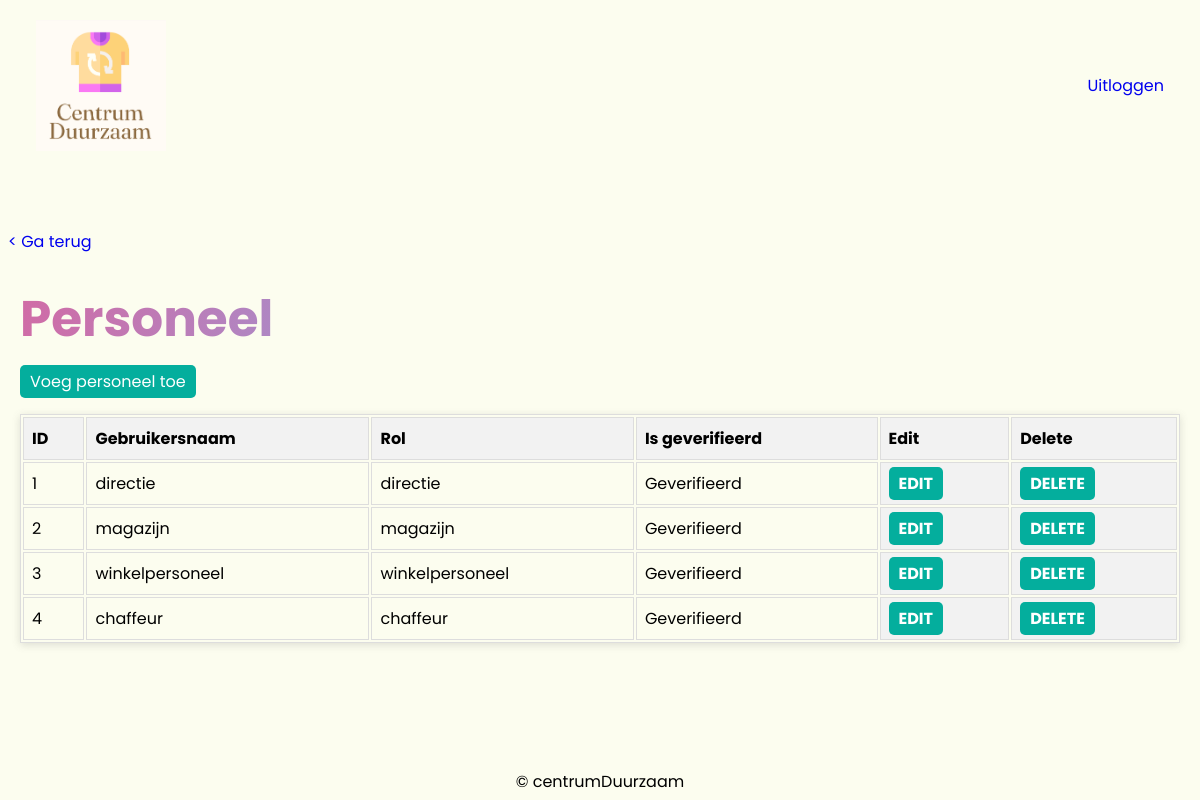
Before: /rollenPaginas/personeelPagina.php with the older database file.
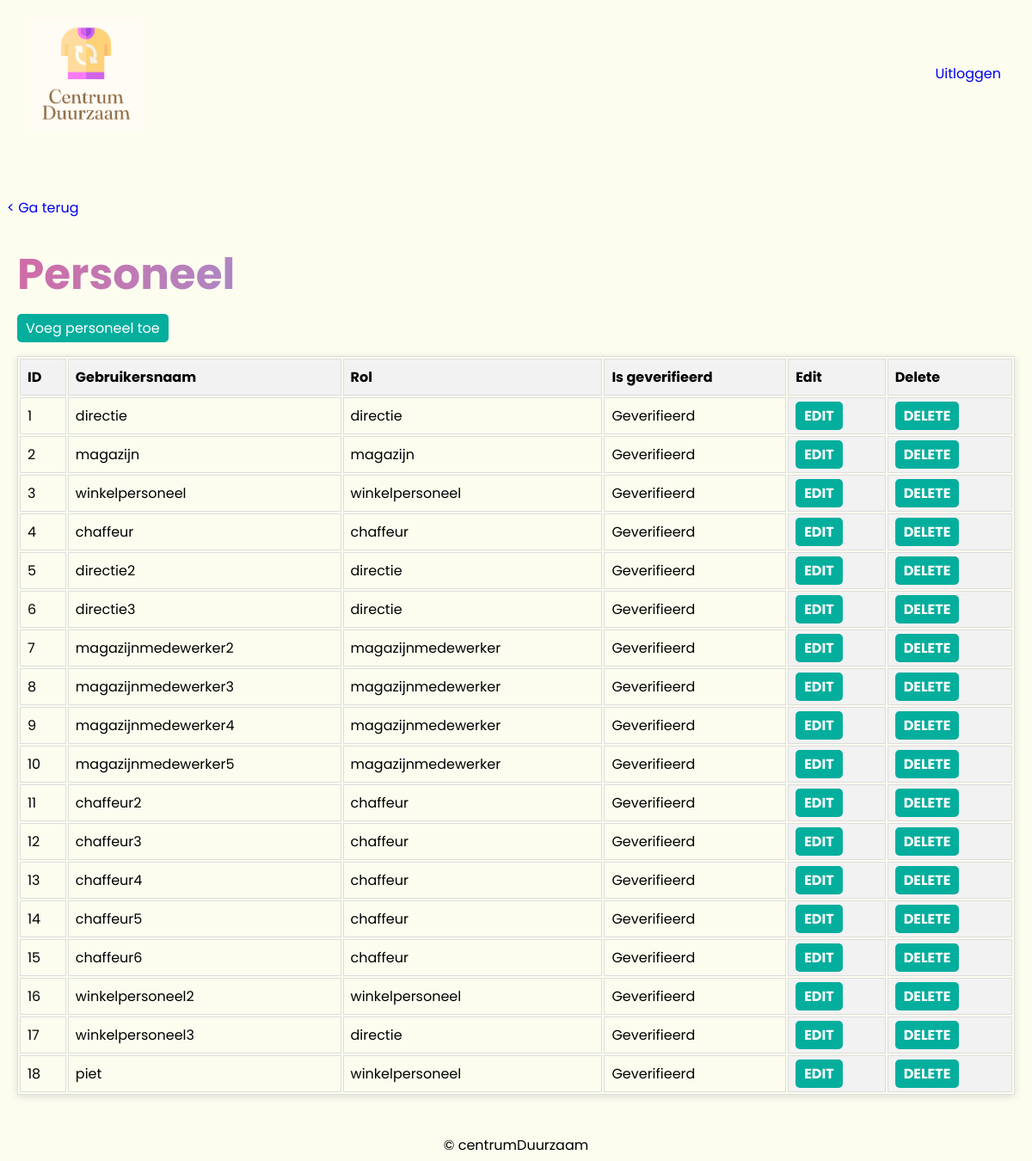
After: the same page with the newer database file.
### tables this page shows
CREATE TABLE `accounts` (
  `ID` int(11) NOT NULL,
  `Gebruikersnaam` varchar(255) NOT NULL,
  `Wachtwoord` varchar(255) NOT NULL,
  `Rol` varchar(255) NOT NULL,
  `Is_geverifieerd` tinyint(1) NOT NULL,
  `restore_id` varchar(50) NOT NULL
);

### models/Personeel.php (called while the page is built, shortened)
<?php
class Personeel {
    private $conn;
    private $table_name = "accounts";
    public function __construct($db) {
        $this->conn = $db;
    }
    public function getAllPersoneel() {
        $query = "SELECT * FROM " . $this->table_name;
        $stmt = $this->conn->prepare($query);
        $stmt->execute();
        return $stmt;
    }
}
?>

### rollenPaginas/personeelPagina.php (the view, shortened to what this page needs)
<!DOCTYPE html>
<html lang="en">
<head>
    <link rel="stylesheet" type="text/css" href="../styles.css">
</head>
<body>
    <?php include '../includes/nav.php'; ?>
    <a href="directiePagina.php" style="margin: 8px;">&lt; Ga terug</a>
    <div class="klantenPagina">
        <h1>Personeel</h1>
        <a class="nieuw" href="../rollenPaginas/worker.php">Voeg personeel toe</a>
        <?php
        include_once '../classes/db.php';
        include_once '../models/Personeel.php';
        $database = new Database();
        $db = $database->getConnection();
        $klant = new Personeel($db);
        $stmt = $klant->getAllPersoneel();
        $num = $stmt->rowCount();
        if ($num > 0) {
            echo "<table border='1'>";
            echo "<tr>";
            echo "<th>ID</th>";
            echo "<th>Gebruikersnaam</th>";
            echo "<th>Rol</th>";
            echo "<th>Is geverifieerd</th>";
            echo "<th>Edit</th>";
            echo "<th>Delete</th>";
            echo "</tr>";
            while ($row = $stmt->fetch(PDO::FETCH_ASSOC)) {
                extract($row);
                $editLink = "./worker.php?action=edit&id=" . $ID;
                $deleteLink = "./worker.php?action=delete&id=" . $ID;
                $isVerified = $Is_geverifieerd ? "Geverifieerd" : "Niet geverifieerd";
                echo "<tr>";
                echo "<td>{$ID}</td>";
                echo "<td>{$Gebruikersnaam}</td>";
                echo "<td>{$Rol}</td>";
                echo "<td>{$isVerified}</td>";
                echo "<th><a href='$editLink'>EDIT</a></th>";
                echo "<th><a href='$deleteLink'>DELETE</a></th>";
                echo "</tr>";
            }
            echo "</table>";
        } else {
            echo "<p>Geen personeel gevonden.</p>";
        }
        ?>
    </div>
    <footer>
        <p>© centrumDuurzaam</p>
    </footer>
</body>
</html>

### includes/nav.php (shortened to what this page needs)
<nav>
    <?php
    $helpers = new Helpers();
    if (isset($_SESSION["role"])) {
        $href = "." . $helpers->getPageRoles()[$_SESSION["role"]];
        echo "<a href='$href'><img src='../assets/logo.png' alt='logo'>";
    } else {
        echo "<img src='../assets/logo.png' alt='logo'>";
    }
    ?>
    <a href="../logout.php">Uitloggen</a>
</nav>

### styles.css (style rules this page uses)
* { margin: 0; padding: 0; text-decoration: none; box-sizing: border-box; font-family: "Poppins", sans-serif; }
body { display: flex; flex-direction: column; background-color: #fcfdef; min-height: 100dvh; }
table { box-shadow: #63636333 0px 2px 8px 0px; }
table, th, td { border: 1px solid #ddd; }
th, td { padding: 8px; text-align: left; }
th { background-color: #f2f2f2; }
.klantenPagina { margin: 20px; }
.klantenPagina h1 { text-align: left; }
.klantenPagina a { background-color: #04ae9d; color: #fff; padding: 5px 10px; border-radius: 5px; cursor: pointer; text-decoration: none; }
.klantenPagina table { width: 100%; margin: 20px 0; }
footer { text-align: center; margin-top: auto; padding: 6px; }
.klantenPagina .nieuw { background-color: #04ae9d; color: #fff; padding: 5px 10px; border-radius: 5px; cursor: pointer; text-decoration: none; }

Changed rows visible on the page:
added accounts: ID "5", Gebruikersnaam "directie2", Rol "directie", Is_geverifieerd "Geverifieerd"
added accounts: ID "6", Gebruikersnaam "directie3", Rol "directie", Is_geverifieerd "Geverifieerd"
added accounts: ID "7", Gebruikersnaam "magazijnmedewerker2", Rol "magazijnmedewerker", Is_geverifieerd "Geverifieerd"
added accounts: ID "8", Gebruikersnaam "magazijnmedewerker3", Rol "magazijnmedewerker", Is_geverifieerd "Geverifieerd"
added accounts: ID "9", Gebruikersnaam "magazijnmedewerker4", Rol "magazijnmedewerker", Is_geverifieerd "Geverifieerd"
added accounts: ID "10", Gebruikersnaam "magazijnmedewerker5", Rol "magazijnmedewerker", Is_geverifieerd "Geverifieerd"
added accounts: ID "11", Gebruikersnaam "chaffeur2", Rol "chaffeur", Is_geverifieerd "Geverifieerd"
added accounts: ID "12", Gebruikersnaam "chaffeur3", Rol "chaffeur", Is_geverifieerd "Geverifieerd"
added accounts: ID "13", Gebruikersnaam "chaffeur4", Rol "chaffeur", Is_geverifieerd "Geverifieerd"
added accounts: ID "14", Gebruikersnaam "chaffeur5", Rol "chaffeur", Is_geverifieerd "Geverifieerd"
added accounts: ID "15", Gebruikersnaam "chaffeur6", Rol "chaffeur", Is_geverifieerd "Geverifieerd"
added accounts: ID "16", Gebruikersnaam "winkelpersoneel2", Rol "winkelpersoneel", Is_geverifieerd "Geverifieerd"
added accounts: ID "17", Gebruikersnaam "winkelpersoneel3", Rol "directie", Is_geverifieerd "Geverifieerd"
added accounts: ID "18", Gebruikersnaam "piet", Rol "winkelpersoneel", Is_geverifieerd "Geverifieerd"
